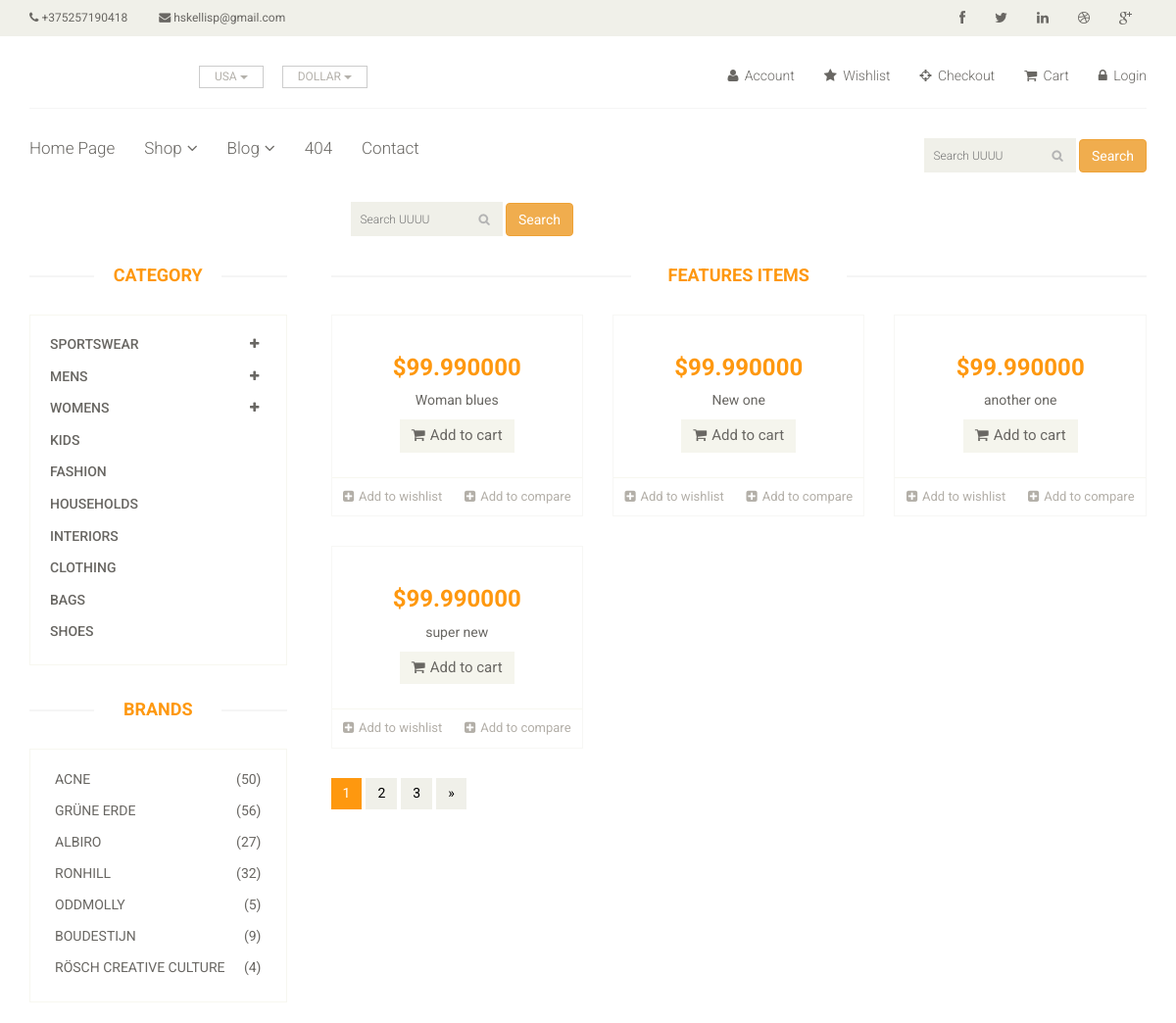
The app's page /search/ (upper part), older data.
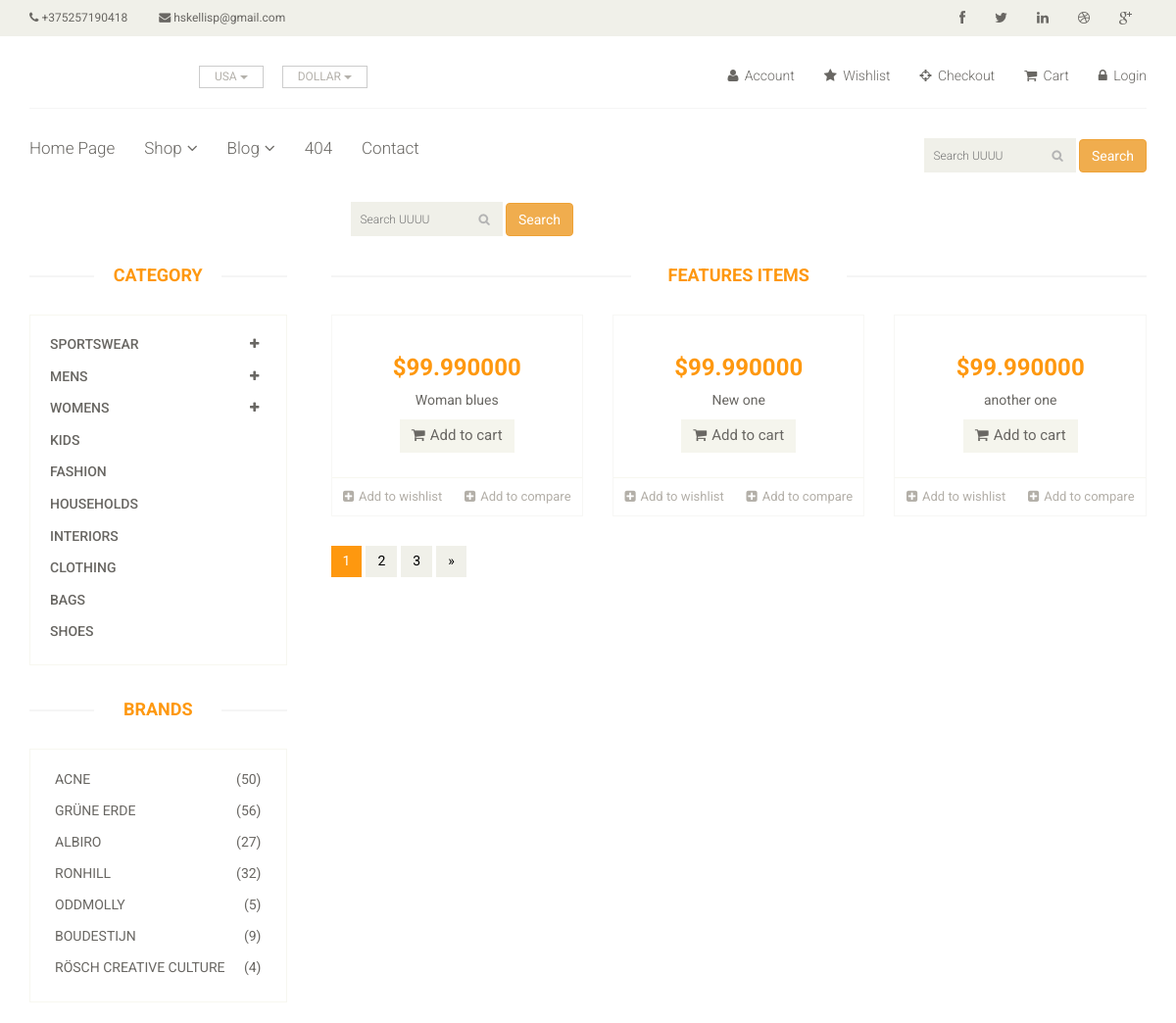
The same page, newer data.
### app/models.py (models this page shows, shortened)
class App(models.Model):
    name = models.CharField(max_length=255)
    phone = models.CharField(max_length=255)
    email = models.CharField(max_length=255)
    logo = models.ImageField(upload_to=upload_image_path, null=True, blank=True)
    social_links = models.ManyToManyField(Social)
    pages = models.ForeignKey(Page)

class Page(models.Model):
    name = models.CharField(max_length=255)
    slug =  models.CharField(max_length=255)
    url =  models.CharField(max_length=255)
    def __str__(self):
        return self.name

### products/models.py (models this page shows)
class Product(models.Model):
    title =  models.CharField(max_length=255)
    slug = models.SlugField(blank=True, unique=True)
    description = models.TextField()
    price =  models.DecimalField(decimal_places=6, max_digits=20, default=99.99)
    image = models.ImageField(upload_to=upload_image_path, null=True, blank=True)
    imgdetail = models.ImageField(upload_to=upload_image_path, null=True, blank=True)
    category = models.CharField(max_length=255)
    availability = models.CharField(max_length=255)
    condition = models.CharField(max_length=255)
    brand = models.CharField(max_length=255)
    featured = models.BooleanField(default=False)
    active = models.BooleanField(default=False)
    objects = ProductManager()
    def get_absolute_url(self):
        return reverse("products:detail", kwargs={"slug": self.slug})
    def __str__(self):
        return self.title

### search/views.py (the view)
class SearchProductView(ListView):
    object_list = App.objects.all()
    template_name = "search/view.html"
    def get_context_data(self, *args, **kwargs):
        context = super(SearchProductView, self).get_context_data(*args,**kwargs)
        print(context)
        object_list = App.objects.all()
        context['object_list'] = object_list
        context['query'] = self.request.GET.get('q')
        return context
    def get_queryset(self, *args, **kwargs):
        request =  self.request
        print(request.GET)
        method_dict = request.GET
        query = method_dict.get('q',None)
        if query is not None:
            return Product.objects.search(query)
        return Product.objects.featured()

### products/models.py (called while the page is built)
    def featured(self):# Product.objects.all().featured()
        return self.filter(featured=True)

    def get_queryset(self):
        return ProductQuerySet(self.model, using=self._db)

    def featured(self): #Product.objects.feature()
        return self.get_queryset().featured()

### search/templates/search/view.html (shortened to what this page needs)
{% extends "base/base.html" %}
{% block content %}
<div class="container">
  <div class="row">
    {% if query %}
      <div class="col-12 mb-3">
        Results for <b>{{ query }}</b>
      </div>
    {% else %}
      <div class="col-12 col-md-6 mx-auto" style="margin-bottom: 30px;">
        {% include 'search/snippets/search-form.html' %}
      </div>
    {% endif %}
  </div>
</div>
<section>
		<div class="container">
			<div class="row">
				<div class="col-sm-3">
					<div class="left-sidebar">
            {% include "main/category_bar.html" %}
            {% include "main/brands.html" %}
          </div>
        </div>
        <div class="col-sm-9 padding-right">
          {% include "main/featured_items.html" %}
          {% include "shop/pagination.html" %}
        </div>
      </div>
  </div>
</section>
{% endblock %}

### templates/base/header.html (shortened to what this page needs)
{% load static %}
{% url 'home' as home_url %}
{% url 'shop' as shop_url %}
{% url 'blog' as blog_url %}
{% url 'login' as login_url %}
{% url 'checkout' as checkout_url %}
{% url 'cart' as cart_url %}
{% url 'contact' as contact_url %}
{% url '404' as 404_url %}
{% for header in object_list %}
<header id="header">
		<div class="header_top">
			<div class="container">
				<div class="row">
					<div class="col-sm-6">
						<div class="contactinfo">
							<ul class="nav nav-pills">
								<li><a href="#"><i class="fa fa-phone"></i> {{header.phone}}</a></li>
								<li><a href="#"><i class="fa fa-envelope"></i> {{header.email}}</a></li>
							</ul>
						</div>
					</div>
					<div class="col-sm-6">
						<div class="social-icons pull-right">
							<ul class="nav navbar-nav">
								<li><a href="#"><i class="fa fa-facebook"></i></a></li>
								<li><a href="#"><i class="fa fa-twitter"></i></a></li>
								<li><a href="#"><i class="fa fa-linkedin"></i></a></li>
								<li><a href="#"><i class="fa fa-dribbble"></i></a></li>
								<li><a href="#"><i class="fa fa-google-plus"></i></a></li>
							</ul>
						</div>
					</div>
				</div>
			</div>
		</div>
		<div class="header-middle">
			<div class="container">
				<div class="row">
					<div class="col-sm-4">
						<div class="btn-group pull-right">
							<div class="btn-group">
								<button type="button" class="btn btn-default dropdown-toggle usa" data-toggle="dropdown">
									USA
									<span class="caret"></span>
								</button>
							</div>
							<div class="btn-group">
								<button type="button" class="btn btn-default dropdown-toggle usa" data-toggle="dropdown">
									DOLLAR
									<span class="caret"></span>
								</button>
							</div>
						</div>
					</div>
					<div class="col-sm-8">
						<div class="shop-menu pull-right">
							<ul class="nav navbar-nav">
								<li><a href="#"><i class="fa fa-user"></i> Account</a></li>
								<li><a href="#"><i class="fa fa-star"></i> Wishlist</a></li>
								<li><a href="{{checkout_url}}"
									class="{% if request.path == checkout_url %}active{% endif %}"><i class="fa fa-crosshairs"></i> Checkout</a></li>
								<li><a href="{{cart_url}}"
									class="{% if request.path == cart_url %}active{% endif %}"><i class="fa fa-shopping-cart"></i> Cart</a></li>
								{% if request.user.is_authenticated %}
								<li><a href="{{login_url}}"
									class="{% if request.path == login_url %}active{% endif %}">
									<i class="fa fa-lock"></i> Logout</a></li>
								{% else %}
								<li><a href="{{login_url}}"
									class="{% if request.path == login_url %}active{% endif %}">
									<i class="fa fa-lock"></i> Login</a></li>
								{% endif %}
							</ul>
						</div>
					</div>
				</div>
			</div>
		</div>
		<div class="header-bottom">
			<div class="container">
				<div class="row">
					<div class="col-sm-9">
						<div class="mainmenu pull-left">
							<ul class="nav navbar-nav collapse navbar-collapse">
								<li><a href="{{home_url}}"  class="{% if request.path == home_url %}active{% endif %}" >
									{{ header.pages}}</a></li>
								<li class="dropdown"><a href="{{shop_url}}"
									class="{% if request.path == shop_url %}active{% endif %}">Shop<i class="fa fa-angle-down"></i></a>
                                </li>
								<li class="dropdown"><a href="{{blog_url}}"
									class="{% if request.path == blog_url %}active{% endif %}">Blog<i class="fa fa-angle-down"></i></a>
                                </li>
								<li><a href="{{404_url}}" class="{% if request.path == 404_url %}active{% endif %}">404</a></li>
								<li><a href="{{contact_url}}" class="{% if request.path == contact_url %}active{% endif %}">Contact</a></li>
							</ul>
						</div>
					</div>
					<div class="col-sm-3">
					{% include 'search/snippets/search-form.html' %}
					</div>
				</div>
			</div>
		</div>
	</header>
{% endfor %}

### search/templates/search/snippets/search-form.html
<form  method="GET"  action="{% url "search:query" %}" class="" >
  <div class="search_box pull-right">
    <input type="text" name="q" placeholder="Search UUUU" value="{{ request.GET.q }}"/>
    <button type="submit" name="button" class="btn btn-warning"> Search </button>
  </div>
</form>

### templates/main/featured_items.html (shortened to what this page needs)
{% load static %}
<div class="features_items">
	<h2 class="title text-center">Features Items</h2>
		{% for pr in product_list %}
			<div class="col-sm-4">
				<div class="product-image-wrapper">
					<div class="single-products">
							<div class="productinfo text-center">
								<h2>${{pr.price}}</h2>
								<p>{{pr.title}}</p>
								<a href="#" class="btn btn-default add-to-cart"><i class="fa fa-shopping-cart"></i>Add to cart</a>
							</div>
							<div class="product-overlay">
								<div class="overlay-content">
								</div>
							</div>
					</div>
					<div class="choose">
						<ul class="nav nav-pills nav-justified">
							<li><a href="#"><i class="fa fa-plus-square"></i>Add to wishlist</a></li>
							<li><a href="#"><i class="fa fa-plus-square"></i>Add to compare</a></li>
						</ul>
					</div>
				</div>
			</div>
		{% endfor %}
</div>

Row changes from the older to the newer data that the page shows:
no longer on this page (row edited): Product: price "99.990000", title "super new"
